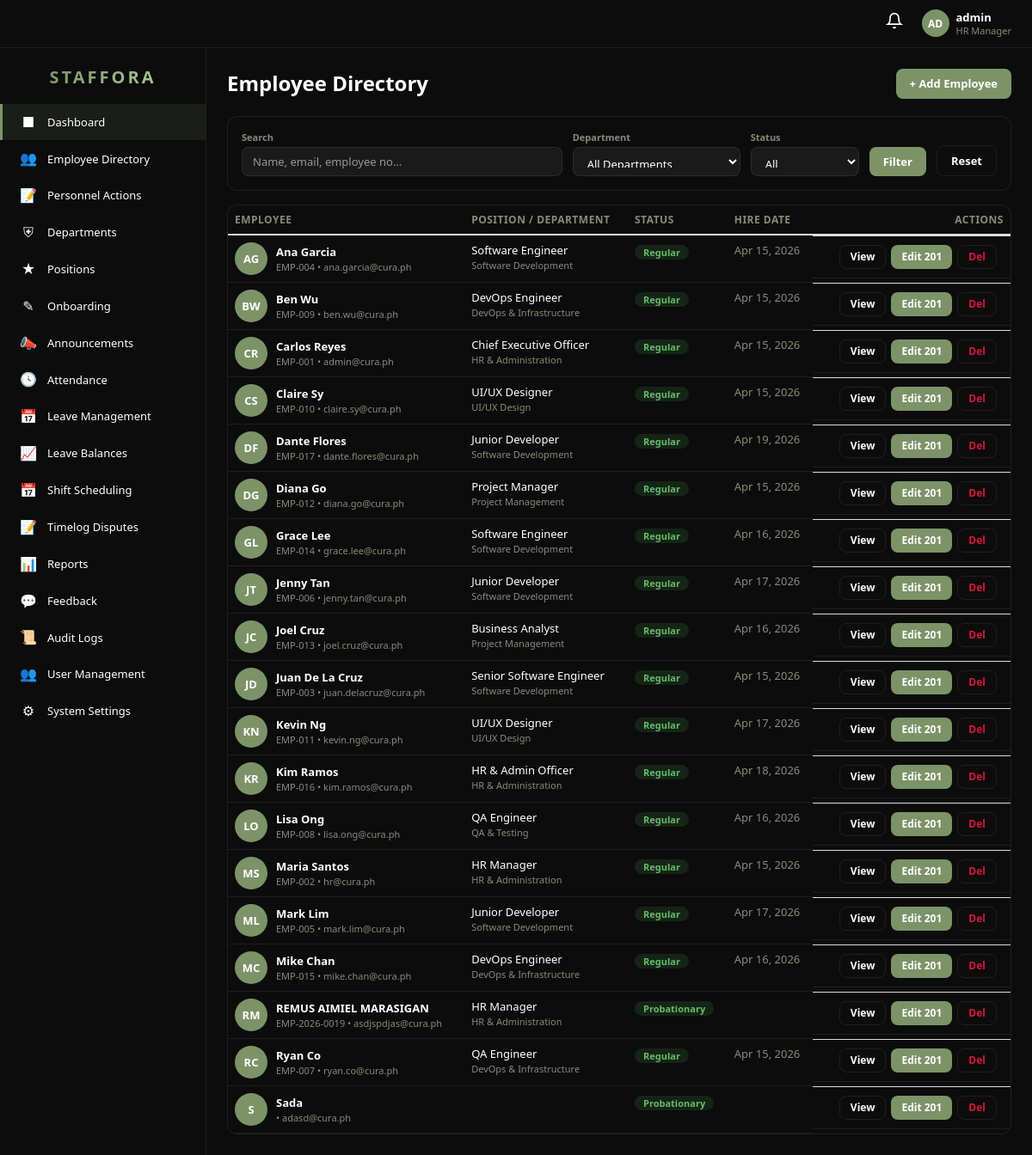
/pages/employees.php (signed in), run on the app's committed database.
### tables this page shows
CREATE TABLE `employee` (
  `id` int(11) NOT NULL AUTO_INCREMENT,
  `user_id` int(11) DEFAULT NULL,
  `employee_no` varchar(30) DEFAULT NULL,
  `first_name` varchar(80) NOT NULL,
  `middle_name` varchar(80) DEFAULT NULL,
  `last_name` varchar(80) NOT NULL,
  `suffix` varchar(10) DEFAULT NULL,
  `gender` varchar(20) DEFAULT NULL,
  `email` varchar(150) DEFAULT NULL,
  `phone` varchar(30) DEFAULT NULL,
  `department_id` int(11) DEFAULT NULL,
  `position_id` int(11) DEFAULT NULL,
  `work_rule_id` int(11) DEFAULT NULL,
  `job_title` varchar(100) DEFAULT NULL,
  `employment_type` enum('Full-Time','Part-Time','Contractual','Intern') NOT NULL DEFAULT 'Full-Time',
  `status` enum('Regular','Probationary','Resigned','Terminated','On Leave') NOT NULL DEFAULT 'Probationary',
  `hire_date` date DEFAULT NULL,
  `date_regularized` date DEFAULT NULL,
  `basic_salary` decimal(12,2) NOT NULL DEFAULT 0.00,
  `civil_status` enum('Single','Married','Widowed','Separated','Divorced') DEFAULT NULL,
  `date_of_birth` date DEFAULT NULL,
  `place_of_birth` varchar(150) DEFAULT NULL,
  `nationality` varchar(60) DEFAULT 'Filipino',
  `solo_parent_id` varchar(50) DEFAULT NULL,
  `blood_type` varchar(5) DEFAULT NULL,
  `highest_education` varchar(80) DEFAULT NULL,
  `address` text DEFAULT NULL,
  `sss_no` varchar(30) DEFAULT NULL,
  `philhealth_no` varchar(30) DEFAULT NULL,
  `pagibig_no` varchar(30) DEFAULT NULL,
  `tin_no` varchar(30) DEFAULT NULL,
  `bank_name` varchar(80) DEFAULT NULL,
  `bank_account_number` varchar(40) DEFAULT NULL,
  `emergency_contact_name` varchar(100) DEFAULT NULL,
  `emergency_contact_relationship` varchar(60) DEFAULT NULL,
  `emergency_contact_phone` varchar(30) DEFAULT NULL,
  `created_at` int(11) NOT NULL DEFAULT 0,
  `updated_at` int(11) NOT NULL DEFAULT 0,
  PRIMARY KEY (`id`),
  KEY `user_id` (`user_id`),
  KEY `department_id` (`department_id`),
  KEY `position_id` (`position_id`),
  CONSTRAINT `employee_ibfk_1` FOREIGN KEY (`user_id`) REFERENCES `user` (`id`) ON DELETE SET NULL,
  CONSTRAINT `employee_ibfk_2` FOREIGN KEY (`department_id`) REFERENCES `department` (`id`) ON DELETE SET NULL,
  CONSTRAINT `employee_ibfk_3` FOREIGN KEY (`position_id`) REFERENCES `position` (`id`) ON DELETE SET NULL
);

CREATE TABLE `department` (
  `id` int(11) NOT NULL AUTO_INCREMENT,
  `name` varchar(100) NOT NULL,
  `description` text DEFAULT NULL,
  `location` varchar(150) DEFAULT NULL,
  `budget` decimal(15,2) DEFAULT 0.00,
  `created_at` int(11) NOT NULL DEFAULT 0,
  PRIMARY KEY (`id`)
);

CREATE TABLE `position` (
  `id` int(11) NOT NULL AUTO_INCREMENT,
  `title` varchar(100) NOT NULL,
  `department_id` int(11) DEFAULT NULL,
  `salary_min` decimal(12,2) DEFAULT 0.00,
  `salary_max` decimal(12,2) DEFAULT 0.00,
  `created_at` int(11) NOT NULL DEFAULT 0,
  PRIMARY KEY (`id`),
  KEY `department_id` (`department_id`),
  CONSTRAINT `position_ibfk_1` FOREIGN KEY (`department_id`) REFERENCES `department` (`id`) ON DELETE SET NULL
);

### includes/auth.php (called while the page is built, shortened)
<?php
require_once __DIR__ . '/../config.php';
require_once __DIR__ . '/db.php';
class Auth {
    public static function isAdmin(): bool { return ($_SESSION['role'] ?? '') === 'Super Admin'; }
}

### config.php (called while the page is built, shortened)
<?php
if(!function_exists("e")){
    function e(?string $s):string{ return htmlspecialchars((string)$s,ENT_QUOTES|ENT_SUBSTITUTE,"UTF-8"); }
}
if(!function_exists("url")){
    function url(string $page,array $params=[]):string{
        return BASE_URL."/index.php?".http_build_query(array_merge(["page"=>$page],$params));
    }
}

### includes/db.php (called while the page is built, shortened)
<?php
require_once __DIR__ . '/../config.php';
class DB {
    private static $pdo = null;
    public static function get(): PDO {
        if (self::$pdo === null) {
            $dsn = 'mysql:host=' . DB_HOST . ';port=' . DB_PORT . ';dbname=' . DB_NAME . ';charset=' . DB_CHARSET;
            self::$pdo = new PDO($dsn, DB_USER, DB_PASS, [
                PDO::ATTR_ERRMODE            => PDO::ERRMODE_EXCEPTION,
                PDO::ATTR_DEFAULT_FETCH_MODE => PDO::FETCH_ASSOC,
                PDO::ATTR_EMULATE_PREPARES   => false,
            ]);
        }
        return self::$pdo;
    }
    public static function query(string $sql, array $params = []): PDOStatement {
        $stmt = self::get()->prepare($sql);
        $stmt->execute($params);
        return $stmt;
    }
    public static function fetchAll(string $sql, array $params = []): array {
        return self::query($sql, $params)->fetchAll();
    }
    public static function execute(string $sql, array $params = []): int {
        return self::query($sql, $params)->rowCount();
    }
}

### pages/employees.php (the view, shortened to what this page needs)
<?php
require_once __DIR__ . "/../config.php";
require_once __DIR__ . "/../includes/db.php";
require_once __DIR__ . "/../includes/auth.php";
$action    = $_GET["action"] ?? "index";
$isAdmin   = Auth::isAdmin();
$isManager = Auth::isManager();
$depts     = DB::fetchAll("SELECT id, name FROM department ORDER BY name");
$positions = DB::fetchAll("SELECT id, title, department_id FROM position ORDER BY title");
$search      = trim($_GET["q"] ?? "");
$where = "1=1"; $params = [];
$employees = DB::fetchAll("SELECT e.*, d.name as dept_name, p.title as position_title FROM employee e LEFT JOIN department d ON e.department_id=d.id LEFT JOIN position p ON e.position_id=p.id WHERE $where ORDER BY e.first_name", $params);
$viewId = (int)($_GET["id"] ?? 0);
$editEmp = null;
if (($action === "edit" || $action === "view") && $viewId) {
    $empDocs = DB::fetchAll("SELECT * FROM employee_document WHERE employee_id=? ORDER BY uploaded_at DESC", [$viewId]);
}require_once __DIR__ . "/../includes/layout_header.php";
?>
<?php if ($action === "create" && ($isAdmin || $isManager)): ?>
<div style="margin-bottom:24px;display:flex;align-items:center;gap:14px;">
    <a href="<?php echo url("employees"); ?>" class="btn btn-outline btn-sm" style="padding:6px 14px;">&#8592; Back</a>
    <h1 style="font-size:22px;font-weight:700;margin:0;">Add New Employee</h1>
</div>
<form method="POST" id="empCreateForm">
    <input type="hidden" name="_action" value="create">
    <div class="hrms-card" style="max-width:600px;margin:0 auto;padding:30px;">
        <div style="text-align:center;margin-bottom:24px;">
            <h3 style="margin:0 0 8px;font-size:18px;">Basic Information</h3>
            <p style="color:var(--text-muted);font-size:13px;margin:0;">Enter the essential details to create the employee's profile. You can upload their 201 files and documents afterward.</p>
        </div>
        <div class="grid-2">
            <?php echo fi("first_name","First Name","text","",true); ?>
            <?php echo fi("last_name","Last Name","text","",true); ?>
        </div>
        <div class="grid-2">
            <?php echo fi("email","Email Address","email","",true); ?>
            <div class="form-group">
                <label class="form-label">Department <span style="color:#ef5350;">*</span></label>
                <select name="department_id" id="deptSelectCreate" class="form-control" required onchange="filterPositions('deptSelectCreate', 'posSelectCreate')">
                    <option value="">&mdash; Select &mdash;</option>
                    <?php foreach($depts as $d): ?>
                    <option value="<?php echo $d["id"]; ?>"><?php echo e($d["name"]); ?></option>
                    <?php endforeach; ?>
                </select>
            </div>
        </div>
        <div class="grid-2">
            <div class="form-group">
                <label class="form-label">Position <span style="color:#ef5350;">*</span></label>
                <select name="position_id" id="posSelectCreate" class="form-control" required onchange="syncJobTitle(this, 'hiddenJobTitle')">
                    <option value="">&mdash; Select Department First &mdash;</option>
                    <?php foreach($positions as $p): ?>
                    <option value="<?php echo $p["id"]; ?>" data-dept="<?php echo $p["department_id"]; ?>" style="display:none;"><?php echo e($p["title"]); ?></option>
                    <?php endforeach; ?>
                </select>
            </div>
            <?php echo fs("status","Employment Status",["Probationary"=>"Probationary","Regular"=>"Regular","Contractual"=>"Contractual"],"Probationary",true); ?>
        </div>
        <div style="margin-top:20px;padding-top:20px;border-top:1px solid var(--border);text-align:right;">
            <button type="submit" class="btn btn-accent" style="padding:10px 28px;font-size:14px;font-weight:600;">
                &#43; Create Profile &amp; Continue to 201 Files
            </button>
        </div>
    </div>
</form>
<?php else: ?>
<div style="margin-bottom:20px;display:flex;align-items:center;justify-content:space-between;flex-wrap:wrap;gap:12px;">
    <h1 style="font-size:24px;font-weight:700;margin:0;">Employee Directory</h1>
    <?php if($isAdmin||$isManager): ?><a href="<?php echo url("employees",["action"=>"create"]); ?>" class="btn btn-accent">+ Add Employee</a><?php endif; ?>
</div>
<div class="hrms-card" style="margin-bottom:16px;padding:16px;">
    <form method="GET" style="display:flex;gap:12px;flex-wrap:wrap;align-items:flex-end;">
        <div style="flex:1;min-width:200px;"><label style="font-size:11px;color:var(--text-muted);display:block;margin-bottom:4px;">Search</label><input type="text" name="q" value="<?php echo e($search); ?>" placeholder="Name, email, employee no..." class="form-control" style="padding:9px 12px;"></div>
        <?php if($isAdmin): ?>
        <div><label style="font-size:11px;color:var(--text-muted);display:block;margin-bottom:4px;">Department</label><select name="dept" class="form-control" style="padding:9px 12px;width:auto;"><option value="">All Departments</option></select></div>
        <?php endif; ?>
        <div><label style="font-size:11px;color:var(--text-muted);display:block;margin-bottom:4px;">Status</label><select name="status" class="form-control" style="padding:9px 12px;width:auto;"><option value="">All</option></select></div>
        <button type="submit" class="btn btn-accent">Filter</button>
        <a href="<?php echo url("employees"); ?>" class="btn btn-outline">Reset</a>
    </form>
</div>
<div class="hrms-card"><div class="card-body" style="padding:0;"><table class="table hrms-table" style="margin:0;">
<thead><tr><th>Employee</th><th>Position / Department</th><th>Status</th><th>Hire Date</th><th style="text-align:right;">Actions</th></tr></thead>
<tbody>
<?php foreach($employees as $e2): ?>
<tr>
    <td><div style="display:flex;align-items:center;gap:10px;">
        <div style="width:38px;height:38px;border-radius:50%;background:var(--accent);display:flex;align-items:center;justify-content:center;font-size:13px;font-weight:700;color:#fff;flex-shrink:0;"><?php echo strtoupper(substr($e2["first_name"],0,1).substr($e2["last_name"],0,1)); ?></div>
        <div><div style="font-weight:600;font-size:13px;"><?php echo e($e2["first_name"]." ".$e2["last_name"]); ?></div>
        <div style="font-size:11px;color:var(--text-muted);"><?php echo e($e2["employee_no"]??""); ?> &bull; <?php echo e($e2["email"]??"",$false??false); ?></div></div>
    </div></td>
    <td><div style="font-size:13px;"><?php echo e($e2["position_title"] ?? $e2["job_title"] ?? ""); ?></div><div style="font-size:11px;color:var(--text-muted);"><?php echo e($e2["dept_name"] ?? ""); ?></div></td>
    <td><span class="badge <?php echo in_array($e2["status"],["Regular","Probationary"])?"badge-success":($e2["status"]==="On Leave"?"badge-warning":"badge-danger"); ?>"><?php echo e($e2["status"]); ?></span></td>
    <td style="color:var(--text-muted);font-size:13px;"><?php echo $e2["hire_date"]?date("M j, Y",strtotime($e2["hire_date"])):""; ?></td>
    <td style="text-align:right;display:flex;gap:6px;justify-content:flex-end;padding:10px 16px;">
        <a href="<?php echo url("employees",["action"=>"view","id"=>$e2["id"]]); ?>" class="btn btn-sm btn-outline" style="padding:4px 12px;">View</a>
        <?php if($isAdmin||$isManager): ?>
        <a href="<?php echo url("employees",["action"=>"edit","id"=>$e2["id"]]); ?>" class="btn btn-sm btn-accent" style="padding:4px 12px;">Edit 201</a>
        <a href="<?php echo url("employees",["action"=>"delete","id"=>$e2["id"]]); ?>" class="btn btn-sm btn-outline text-danger" style="padding:4px 12px;" onclick="return confirm('Delete this employee and all their records?')">Del</a>
        <?php endif; ?>
    </td>
</tr>
<?php endforeach; ?>
</tbody></table></div></div>
<?php endif; ?>
<?php require_once __DIR__ . "/../includes/layout_footer.php"; ?>

### web/css/hrms.css (style rules this page uses)
:root { --bg: #0c0c0c; --sidebar: #0c0c0c; --card: #0c0c0c; --card-hover: #161616; --border: rgba(255, 255, 255, 0.08); --text: #ffffff; --text-muted: #8a8a7a; --accent: #7C9368; --accent-hover: #8ca678; --primary: #5b8a72; --success: #4caf50; --warning: #E07A45; --danger: #d4183d; --info: #42a5f5 }
* { box-sizing: border-box }
body.hrms-body { margin: 0; background: var(--bg); color: var(--text); font-family: 'Segoe UI', system-ui, -apple-system, sans-serif; font-size: 14px }
a { color: var(--accent); text-decoration: none }
.hrms-card { background: var(--card); border: 1px solid var(--border); border-radius: 12px; overflow: hidden; transition: border-color .2s }
.card-body { padding: 20px }
.table.hrms-table { width: 100%; border-collapse: collapse; color: var(--text) }
.hrms-table thead th { border-bottom: 2px solid var(--border); padding: 10px 12px; font-size: 12px; text-transform: uppercase; color: var(--text-muted); font-weight: 600; letter-spacing: 0.5px; text-align: left }
.hrms-table tbody td { padding: 10px 12px; border-bottom: 1px solid var(--border); vertical-align: middle }
.badge { padding: 3px 10px; border-radius: 20px; font-size: 11px; font-weight: 600; display: inline-block }
.badge-on-time, .badge-active, .badge-approved, .badge-success, .badge-completed, .badge-open, .badge-hired { background: rgba(76, 175, 80, 0.15); color: #66bb6a }
.btn { padding: 8px 16px; border-radius: 8px; font-size: 13px; font-weight: 600; border: none; cursor: pointer; transition: all .2s; display: inline-flex; align-items: center; gap: 6px; text-decoration: none }
.btn-accent { background: var(--accent); color: #fff }
.btn-outline { background: transparent; border: 1px solid var(--border); color: var(--text) }
.btn-sm { padding: 4px 10px; font-size: 12px }
.text-danger { color: var(--danger) !important }
select { color-scheme: dark; }
select option, select optgroup { background-color: #161616; color: #ffffff; }
select option:hover, select option:focus, select option:checked { background-color: #7C9368; color: #ffffff; }
select.form-control { background: rgba(255, 255, 255, 0.06); border: 1px solid rgba(255, 255, 255, 0.08); border-radius: 8px; color: #ffffff; padding: 9px 12px; font-size: 13px; color-scheme: dark; }

### pages/employees.php (style rules this page uses)
.form-control { width:100%; padding:10px 14px; background:rgba(255,255,255,0.06); border:1px solid var(--border); border-radius:8px; color:var(--text); font-size:13px; transition:border-color .2s,box-shadow .2s; box-sizing:border-box; }

### data on the page
employee: first_name+last_name "AG", first_name+last_name "Ana Garcia", employee_no "EMP-004", email "ana.garcia@cura.ph", job_title "Software Engineer", department.name "Software Development", status "Regular", hire_date "Apr 15, 2026"
employee: first_name+last_name "BW", first_name+last_name "Ben Wu", employee_no "EMP-009", email "ben.wu@cura.ph", job_title "DevOps Engineer", department.name "DevOps & Infrastructure", status "Regular", hire_date "Apr 15, 2026"
employee: first_name+last_name "CR", first_name+last_name "Carlos Reyes", employee_no "EMP-001", email "admin@cura.ph", job_title "Chief Executive Officer", department.name "HR & Administration", status "Regular", hire_date "Apr 15, 2026"
employee: first_name+last_name "CS", first_name+last_name "Claire Sy", employee_no "EMP-010", email "claire.sy@cura.ph", job_title "UI/UX Designer", department.name "UI/UX Design", status "Regular", hire_date "Apr 15, 2026"
employee: first_name+last_name "DF", first_name+last_name "Dante Flores", employee_no "EMP-017", email "dante.flores@cura.ph", job_title "Junior Developer", department.name "Software Development", status "Regular", hire_date "Apr 19, 2026"
employee: first_name+last_name "DG", first_name+last_name "Diana Go", employee_no "EMP-012", email "diana.go@cura.ph", job_title "Project Manager", department.name "Project Management", status "Regular", hire_date "Apr 15, 2026"
employee: first_name+last_name "GL", first_name+last_name "Grace Lee", employee_no "EMP-014", email "grace.lee@cura.ph", job_title "Software Engineer", department.name "Software Development", status "Regular", hire_date "Apr 16, 2026"
employee: first_name+last_name "JT", first_name+last_name "Jenny Tan", employee_no "EMP-006", email "jenny.tan@cura.ph", job_title "Junior Developer", department.name "Software Development", status "Regular", hire_date "Apr 17, 2026"
employee: first_name+last_name "JC", first_name+last_name "Joel Cruz", employee_no "EMP-013", email "joel.cruz@cura.ph", job_title "Business Analyst", department.name "Project Management", status "Regular", hire_date "Apr 16, 2026"
employee: first_name+last_name "JD", first_name+last_name "Juan De La Cruz", employee_no "EMP-003", email "juan.delacruz@cura.ph", job_title "Senior Software Engineer", department.name "Software Development", status "Regular", hire_date "Apr 15, 2026"
employee: first_name+last_name "KN", first_name+last_name "Kevin Ng", employee_no "EMP-011", email "kevin.ng@cura.ph", job_title "UI/UX Designer", department.name "UI/UX Design", status "Regular", hire_date "Apr 17, 2026"
employee: first_name+last_name "KR", first_name+last_name "Kim Ramos", employee_no "EMP-016", email "kim.ramos@cura.ph", job_title "HR & Admin Officer", department.name "HR & Administration", status "Regular", hire_date "Apr 18, 2026"
employee: first_name+last_name "LO", first_name+last_name "Lisa Ong", employee_no "EMP-008", email "lisa.ong@cura.ph", job_title "QA Engineer", department.name "QA & Testing", status "Regular", hire_date "Apr 16, 2026"
employee: first_name+last_name "MS", first_name+last_name "Maria Santos", employee_no "EMP-002", email "hr@cura.ph", job_title "HR Manager", department.name "HR & Administration", status "Regular", hire_date "Apr 15, 2026"
employee: first_name+last_name "ML", first_name+last_name "Mark Lim", employee_no "EMP-005", email "mark.lim@cura.ph", job_title "Junior Developer", department.name "Software Development", status "Regular", hire_date "Apr 17, 2026"
employee: first_name+last_name "MC", first_name+last_name "Mike Chan", employee_no "EMP-015", email "mike.chan@cura.ph", job_title "DevOps Engineer", department.name "DevOps & Infrastructure", status "Regular", hire_date "Apr 16, 2026"
employee: first_name+last_name "RM", first_name+last_name "REMUS AIMIEL MARASIGAN", employee_no "EMP-2026-0019", email "asdjspdjas@cura.ph", position.title "HR Manager", department.name "HR & Administration", status "Probationary"
employee: first_name+last_name "RC", first_name+last_name "Ryan Co", employee_no "EMP-007", email "ryan.co@cura.ph", job_title "QA Engineer", department.name "DevOps & Infrastructure", status "Regular", hire_date "Apr 15, 2026"
employee: first_name+last_name "S", first_name+last_name "Sada", email "adasd@cura.ph", status "Probationary"

### other printed values
substr($username ?: 'U', 0, 2) "AD"
$username "admin"
$roleLabel "HR Manager"
$item[2] "■"
$item[0] "Dashboard"
$item[2] "👥"
$item[0] "Employee Directory"
$item[2] "📝"
$item[0] "Personnel Actions"
$item[2] "⛨"
$item[0] "Departments"
$item[2] "★"
$item[0] "Positions"
$item[2] "✎"
$item[0] "Onboarding"
